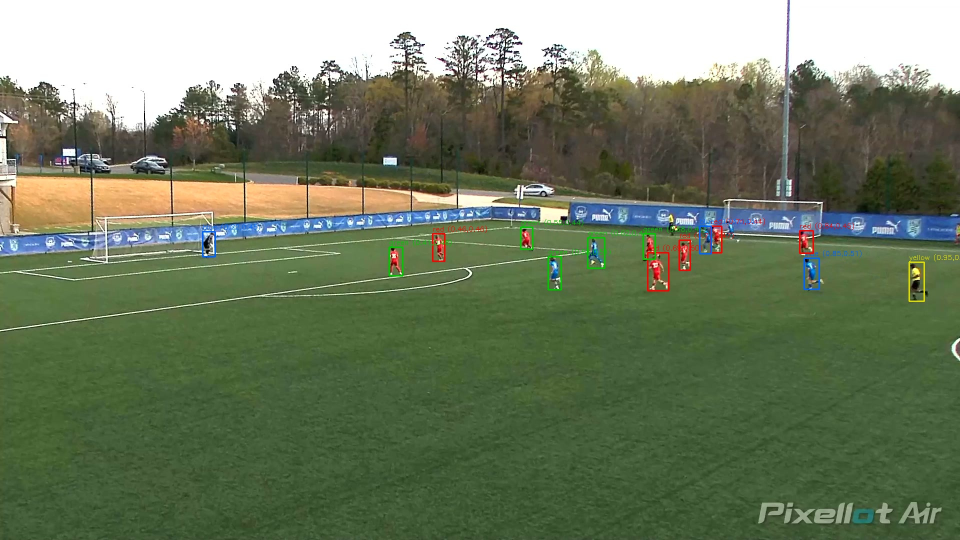
#> input picture diagnostic_second_13.jpg, 1920 x 1080 px, given in place of d, which was not available (shown at 1/2 size)
$ python -i analyze_tracking.py   (imports and definitions only)
#> lines starting #> are read from the running program, lines starting #| are printed output that depends on the picture; pictures that were not available may be replaced by others from this repository, and a replacement may not be noted
#!/usr/bin/env python3
"""
Exhaustive ball tracking analysis - tries 25+ methods against ground truth labels.
Run: .venv/bin/python3 analyze_tracking.py --video Test.mp4 --labels ball_labels.json

Methods tested:
  Group A: Detection-only (how to find the ball in a search window)
  Group B: Prediction-only (where to look)
  Group C: Full trackers (prediction + detection combined)
  Group D: OpenCV built-in trackers
  Group E: Adaptive radius variants of best methods
"""

import argparse
import json
import os
import subprocess
import sys
import tempfile
import time
from itertools import product

import cv2
import numpy as np

W, H = 1920, 1080
FPS  = 10.0


# ============================================================
# Frame extraction (cached to avoid re-extracting)
# ============================================================

# [49 lines left out: functions extract_frames, load_labels, evaluate, not called in this run]


# ============================================================
# Detection helpers
# ============================================================

KERNEL_3 = cv2.getStructuringElement(cv2.MORPH_ELLIPSE, (3,3))
KERNEL_5 = cv2.getStructuringElement(cv2.MORPH_ELLIPSE, (5,5))


# [312 lines left out: functions get_roi, motion_mask, non_green_mask, blobs_in_mask, predict_linear, predict_avg_velocity and 11 more, not called in this run]


# ============================================================
# SEED DETECTION
# ============================================================

def find_seed(frames, w=W, h=H, avg_n=25):
    """
    Temporal average + Hough circles for stationary ball,
    then motion-based fallback.
    Returns (frame_idx, px, py).
    """
#> called with frames = 'diagnostic_second_13.jpg', w = 1920, h = 1080, avg_n = 25
    # Strategy 1: temporal average over first avg_n frames
    x1r, x2r = int(0.35*w), int(0.65*w)
    y1r, y2r = int(0.33*h), int(0.67*h)
    stack = []
    for i in range(min(avg_n, len(frames))):
        f = cv2.imread(frames[i])
#> f is the input picture: shape (1080, 1920, 3); mean B, G, R 96.3, 123.2, 110.5
        if f is not None:
            stack.append(f[y1r:y2r, x1r:x2r].astype(np.float32))
    if stack:
        avg  = np.mean(stack, axis=0).astype(np.uint8)
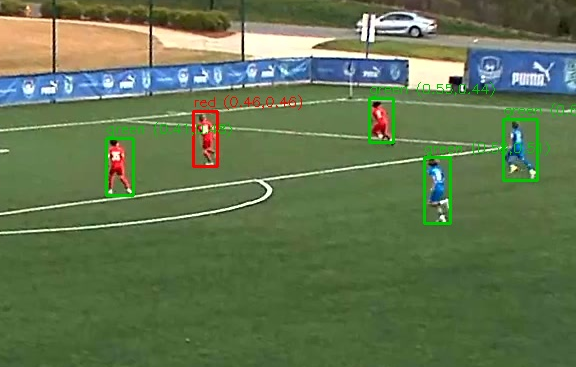
#> avg: shape (367, 576, 3); mean B, G, R 80.1, 117.4, 98.4
        gray = cv2.cvtColor(avg, cv2.COLOR_BGR2GRAY)
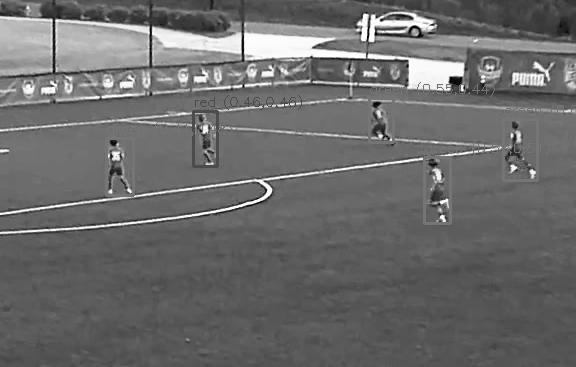
#> gray: shape (367, 576); min 0, max 255, mean 107.4
        blurred = cv2.GaussianBlur(gray, (5,5), 1)
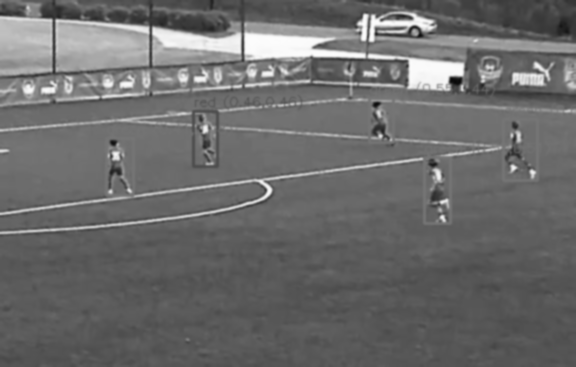
#> blurred: shape (367, 576); min 9, max 253, mean 107.4
        circles = cv2.HoughCircles(blurred, cv2.HOUGH_GRADIENT,
                                   dp=1, minDist=10, param1=30, param2=8,
                                   minRadius=3, maxRadius=13)
        if circles is not None:
            circles = np.round(circles[0]).astype(int)
            roi_cx = (x2r-x1r)/2; roi_cy = (y2r-y1r)/2
            best = None; best_sc = -1
            for cx, cy, r in circles:
                patch = gray[max(0,cy-r):cy+r, max(0,cx-r):cx+r]
                bv = float(np.mean(patch)) if patch.size > 0 else 0
                dist = ((cx-roi_cx)**2+(cy-roi_cy)**2)**0.5
                sc = bv/(dist+10)
                if sc > best_sc:
                    best_sc = sc; best = (cx+x1r, cy+y1r)
#> this loop made 379 passes
#> pass 1, in find_seed, `patch = gray[max(0,cy-r):cy+r, max(0,cx-r):cx+r]`:
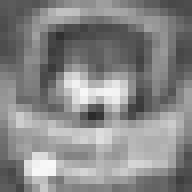
#> patch: shape (24, 24) (shown 8 times larger); min 43, max 248, mean 135.4
#> pass 2, in find_seed, `patch = gray[max(0,cy-r):cy+r, max(0,cx-r):cx+r]`:
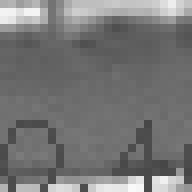
#> patch: shape (24, 24) (shown 8 times larger); min 70, max 249, mean 118.2
#> pass 3, in find_seed, `patch = gray[max(0,cy-r):cy+r, max(0,cx-r):cx+r]`:
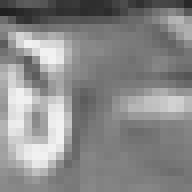
#> patch: shape (24, 24) (shown 8 times larger); min 33, max 242, mean 137.2
            if best:
                return 0, best[0], best[1]

    # Strategy 2: motion-based
    x1r, x2r = int(0.22*w), int(0.78*w)
    y1r, y2r = int(0.20*h), int(0.80*h)
    for i in range(min(60, len(frames)-3)):
        blobs_01 = []
        for ia, ib in [(i,i+1)]:
            fa = cv2.imread(frames[ia]); fb = cv2.imread(frames[ib])
            if fa is None or fb is None: continue
            ga = cv2.cvtColor(fa[y1r:y2r, x1r:x2r], cv2.COLOR_BGR2GRAY)
            gb = cv2.cvtColor(fb[y1r:y2r, x1r:x2r], cv2.COLOR_BGR2GRAY)
            diff = cv2.absdiff(ga, gb)
            _, mot = cv2.threshold(diff, 18, 255, cv2.THRESH_BINARY)
            mot = cv2.morphologyEx(mot, cv2.MORPH_OPEN, KERNEL_3)
            cnts, _ = cv2.findContours(mot, cv2.RETR_EXTERNAL, cv2.CHAIN_APPROX_SIMPLE)
            for c in cnts:
                a = cv2.contourArea(c)
                if 8 < a < 500:
                    M = cv2.moments(c)
                    if M["m00"] > 0:
                        blobs_01.append((int(M["m10"]/M["m00"])+x1r,
                                         int(M["m01"]/M["m00"])+y1r, a))
        center = [b for b in blobs_01
                  if int(0.30*w) < b[0] < int(0.70*w)
                  and int(0.25*h) < b[1] < int(0.75*h)]
        if center:
            # pick smallest (most ball-like)
            b = min(center, key=lambda x: x[2])
            return i+1, b[0], b[1]

    # Last resort: center of frame
    return 0, w//2, h//2


# ============================================================
# BUILD ALL METHODS
# ============================================================

# [486 lines left out: functions build_methods, run_opencv_tracker, run_two_stage, run_velocity_boost, main, not called in this run]


# [2 lines not run here, left out]

>>> result = find_seed('diagnostic_second_13.jpg')
